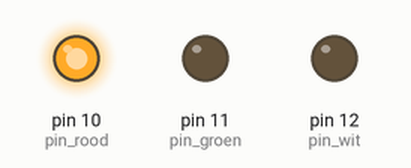
This sketch was run on a simulated Arduino Uno, built with avr-gcc and run on an emulated ATmega328P. On the bench: output pins drawn as LEDs (lit = HIGH).

Above: at 0.5 s.
At 2.5 s:
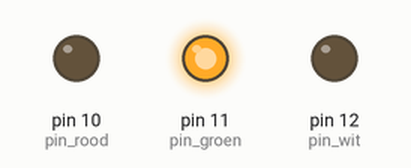
At 3.5 s:
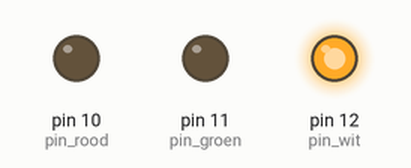
At 5.5 s:
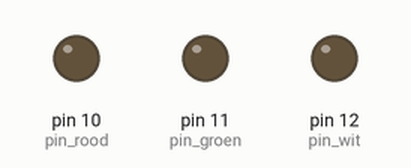
Timing chart, 0 to 7.8 s (numbered marks = the images above):
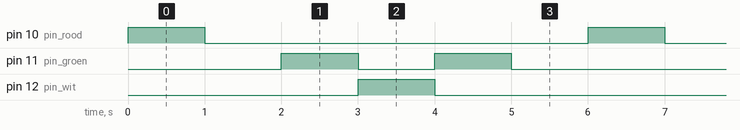

The sketch:

blink_blink_blink.ino
```cpp
int pin_rood = 10;
int pin_groen = 11;
int pin_wit = 12;
void setup()
{
  pinMode(pin_rood, OUTPUT);
  pinMode(pin_groen, OUTPUT);
  pinMode(pin_wit, OUTPUT);
}

void loop()
{
  digitalWrite(pin_rood, HIGH);
  delay(1000);
  digitalWrite(pin_rood, LOW);
  delay(1000);
  digitalWrite(pin_groen,HIGH);
  delay(1000);
  digitalWrite(pin_groen, LOW);

  digitalWrite(pin_wit, HIGH);
  delay(1000);
  digitalWrite(pin_wit, LOW);

  digitalWrite(pin_groen,HIGH);
  delay(1000);
  digitalWrite(pin_groen, LOW);
  delay(1000);
}
```

Measured:
- by itself, pin 10 (pin_rood), pin 12 (pin_wit): alternates HIGH for 1.0 s and LOW for 5.0 s
- by itself, pin 11 (pin_groen): repeats every 6.0 s: LOW 1.0 s, HIGH 1.0 s, LOW 3.0 s, HIGH 1.0 s
- by itself, everything shown: repeats every 6.0 s, in 6 steps
